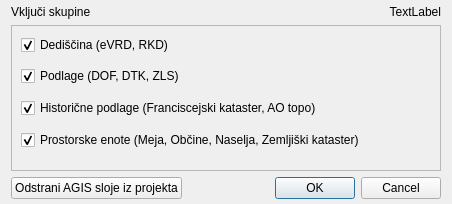
<?xml version="1.0" encoding="UTF-8"?>
<ui version="4.0">
 <class>DlgAbout</class>
 <widget class="QDialog" name="DlgAbout">
  <property name="geometry">
   <rect>
    <x>0</x>
    <y>0</y>
    <width>452</width>
    <height>204</height>
   </rect>
  </property>
  <property name="windowTitle">
   <string>Naloži sloje</string>
  </property>
  <layout class="QGridLayout" name="gridLayout">
   <property name="topMargin">
    <number>5</number>
   </property>
   <property name="bottomMargin">
    <number>5</number>
   </property>
   <item row="2" column="0" colspan="2">
    <widget class="QScrollArea" name="scrollArea_2">
     <property name="widgetResizable">
      <bool>true</bool>
     </property>
     <widget class="QWidget" name="scrollAreaWidgetContents_2">
      <property name="geometry">
       <rect>
        <x>0</x>
        <y>0</y>
        <width>432</width>
        <height>143</height>
       </rect>
      </property>
      <layout class="QVBoxLayout" name="verticalLayout_3">
       <property name="spacing">
        <number>2</number>
       </property>
       <property name="topMargin">
        <number>0</number>
       </property>
       <item>
        <widget class="QCheckBox" name="dediscina">
         <property name="text">
          <string>Dediščina (eVRD, RKD)</string>
         </property>
         <property name="checked">
          <bool>true</bool>
         </property>
        </widget>
       </item>
       <item>
        <widget class="QCheckBox" name="c_podlage">
         <property name="text">
          <string>Podlage (DOF, DTK, ZLS)</string>
         </property>
         <property name="checked">
          <bool>true</bool>
         </property>
        </widget>
       </item>
       <item>
        <widget class="QCheckBox" name="historicnepodlage">
         <property name="minimumSize">
          <size>
           <width>0</width>
           <height>22</height>
          </size>
         </property>
         <property name="text">
          <string>Historične podlage (Franciscejski kataster, AO topo)</string>
         </property>
         <property name="checked">
          <bool>true</bool>
         </property>
        </widget>
       </item>
       <item>
        <widget class="QCheckBox" name="prostorske_enote">
         <property name="text">
          <string>Prostorske enote (Meja, Občine, Naselja, Zemljiški kataster)</string>
         </property>
         <property name="checked">
          <bool>true</bool>
         </property>
        </widget>
       </item>
      </layout>
     </widget>
    </widget>
   </item>
   <item row="3" column="1">
    <widget class="QDialogButtonBox" name="buttonBox">
     <property name="orientation">
      <enum>Qt::Horizontal</enum>
     </property>
     <property name="standardButtons">
      <set>QDialogButtonBox::Cancel|QDialogButtonBox::Ok</set>
     </property>
    </widget>
   </item>
   <item row="0" column="0">
    <widget class="QLabel" name="label">
     <property name="text">
      <string>&lt;html&gt;&lt;head/&gt;&lt;body&gt;&lt;p&gt;&lt;span style=&quot; font-size:9pt;&quot;&gt;Vključi skupine&lt;/span&gt;&lt;/p&gt;&lt;/body&gt;&lt;/html&gt;</string>
     </property>
    </widget>
   </item>
   <item row="0" column="1">
    <widget class="QLabel" name="label_2">
     <property name="text">
      <string>TextLabel</string>
     </property>
     <property name="alignment">
      <set>Qt::AlignRight|Qt::AlignTrailing|Qt::AlignVCenter</set>
     </property>
    </widget>
   </item>
   <item row="3" column="0">
    <widget class="QPushButton" name="remove_layers">
     <property name="text">
      <string>Odstrani AGIS sloje iz projekta</string>
     </property>
    </widget>
   </item>
  </layout>
 </widget>
 <resources/>
 <connections/>
</ui>
